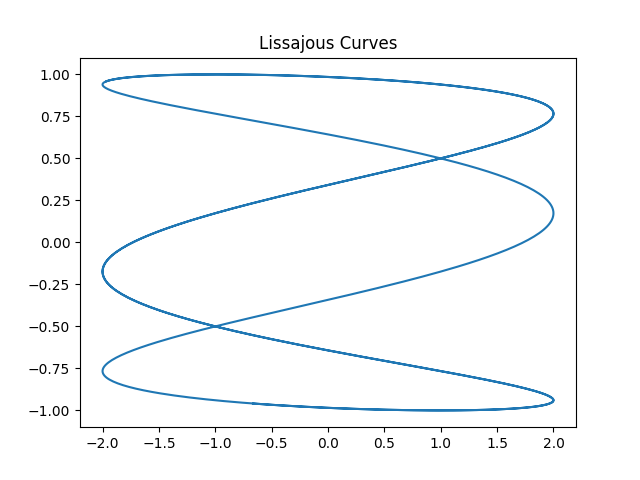

Here is the Python script that generated this plot:
import matplotlib.pyplot as plt
import numpy as np


def lissajous(a, b, c, n):
    x = []
    y = []
    print('OUTPUT:')
    for theta in np.linspace(-5, 5, 1000):
        x.append(a * np.sin(n * theta + c))
        y.append(b * (np.sin(theta)))
    plt.plot(x, y)
    plt.title('Lissajous Curves')
    plt.show()


lissajous(2, 1, np.pi / 3, 3)
